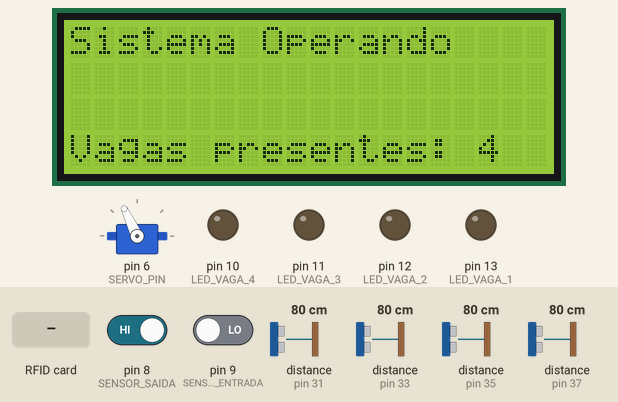
Simulated run of this sketch. Board: Arduino Mega 2560, built with avr-gcc and run on an emulated ATmega2560. Parts: 20×4 character LCD, servo, output pins drawn as LEDs (lit = HIGH). Wiring (inferred from the names in the program): 4 × ultrasonic range finder: trigger pin 30, echo pin 31 / trigger pin 32, echo pin 33 / trigger pin 34, echo pin 35 / trigger pin 36, echo pin 37. The inputs (shaded band) are chosen by the test bench; at power-on: pin 8 (SENSOR_SAIDA) HIGH, distance to the obstacle (sensors on pin 31, pin 33, pin 35, pin 37) 80 cm, pin 9 (SENSOR_ENTRADA) LOW. The echo pulse lasts 58.3 µs per cm; random numbers use the default seed unless the sketch sets one; pins used as bus, display or sensor lines are not drawn; what the sketch prints to the serial monitor is not drawn.

Above: at 5.8 s.
5.9 s: pin 8 (SENSOR_SAIDA) driven LOW
At 7.8 s:
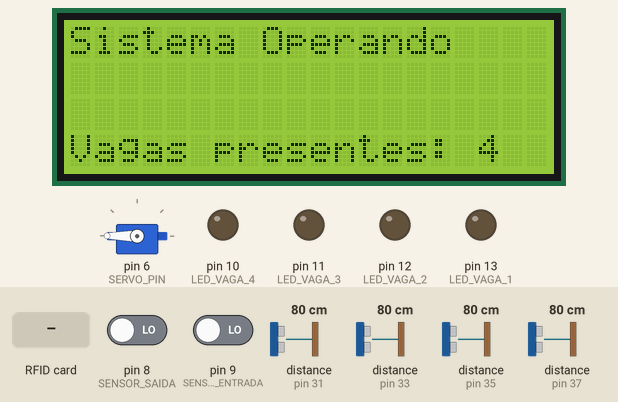
10.1 s: RFID card 5E 7A 19 C4 held to the reader
14.3 s: distance to the obstacle (sensor on pin 31) set to 299 cm
18.5 s: distance to the obstacle (sensor on pin 33) set to 2 cm
At 20.2 s:
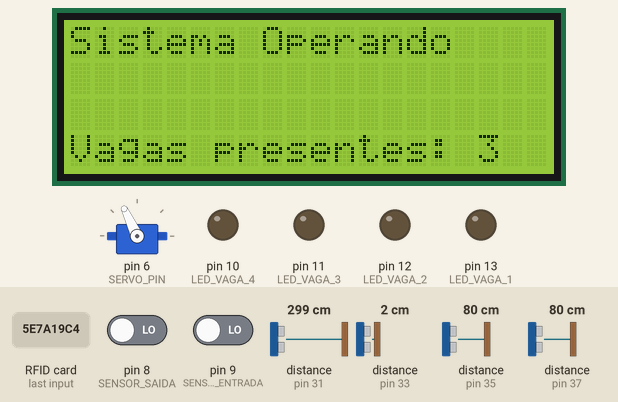
21.2 s: distance to the obstacle (sensor on pin 31) set to 2 cm
At 23.0 s:
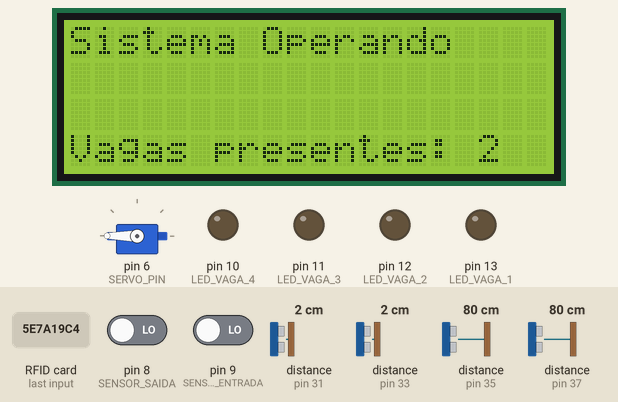
25.4 s: RFID card 5E 7A 19 C4 held to the reader
At 28.5 s:
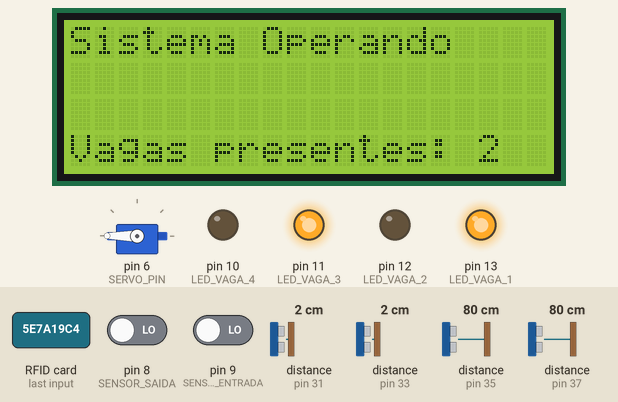
Timing chart, 0 to 30.0 s (numbered marks = the images above; inputs shaded):
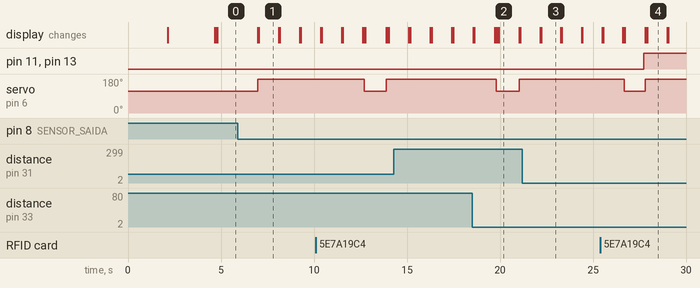

Measured:
- after the input at 5.9 s, servo on pin 6 (SERVO_PIN): 115° → 180° after 1.1 s; the display: first changes after 1.1 s (image 1 shows a later state)
- after the input at 25.4 s, pin 11 (LED_VAGA_3), pin 13 (LED_VAGA_1): LOW → HIGH after 2.3 s
- what the display in image 1 shows lasts 1.1 s, from 7.0 s to 8.1 s

The sketch:

car-parking.ino
```cpp
#include <SPI.h>
#include <MFRC522.h>
#include <Servo.h>
#include <Wire.h>
#include <LiquidCrystal_I2C.h>

// Define os pinos para cada sensor ultrassônico
#define TRIG_PIN_1 30
#define ECHO_PIN_1 31
#define TRIG_PIN_2 34
#define ECHO_PIN_2 35
#define TRIG_PIN_3 32
#define ECHO_PIN_3 33
#define TRIG_PIN_4 36
#define ECHO_PIN_4 37

// Define os pinos para os LEDs
#define LED_VAGA_1 13
#define LED_VAGA_2 12
#define LED_VAGA_3 11
#define LED_VAGA_4 10

// Define os pinos para os sensores E18-D80NK
#define SENSOR_ENTRADA 9  // Primeiro sensor
#define SENSOR_SAIDA 8    // Segundo sensor

// Define os pinos para o RFID-RC522
#define SS_PIN 53    // SDA
#define RST_PIN 5    // RST
MFRC522 rfid(SS_PIN, RST_PIN);

// Define o pino e cria objeto do Servo Motor
#define SERVO_PIN 6
Servo catracaServo;

// Ângulos do servo motor
#define ANGULO_FECHADO 115
#define ANGULO_ABERTO 240


// Inicialização do LCD
LiquidCrystal_I2C lcd(0x3F, 20, 4);

// Variáveis para controle das catracas
bool catracaEntradaAberta = false;
bool catracaSaidaAberta = false;
unsigned long tempoAberturaCatracaEntrada = 0;
unsigned long tempoAberturaCatracaSaida = 0;
const unsigned long TEMPO_CATRACA = 5000; // 5 segundos em millisegundos
bool carroNaEntradaLogado = false;  // Nova variável para controlar o log do carro na entrada

void setup() {
  Serial.begin(9600);
  while (!Serial);

  Serial.println("Iniciando setup...");


 // Inicialização do LCD
  lcd.init();
  lcd.backlight();
  lcd.clear();
  lcd.setCursor(0, 0);
  lcd.print("Sistema Iniciado!");
  delay(2000);  // Exibe a mensagem por 2 segundos
  lcd.clear();


  // Configura os pinos dos LEDs como saída
  pinMode(LED_VAGA_1, OUTPUT);
  pinMode(LED_VAGA_2, OUTPUT);
  pinMode(LED_VAGA_3, OUTPUT);
  pinMode(LED_VAGA_4, OUTPUT);

  // Configura os sensores E18-D80NK
  pinMode(SENSOR_ENTRADA, INPUT);
  pinMode(SENSOR_SAIDA, INPUT);

  // Configura o pino SS como saída e coloca em nível alto
  pinMode(SS_PIN, OUTPUT);
  digitalWrite(SS_PIN, HIGH);

  // Inicializa SPI e RFID
  SPI.begin();
  Serial.println("SPI iniciado");

  rfid.PCD_Init();
  delay(500);

  if (!rfid.PCD_PerformSelfTest()) {
    Serial.println("Teste inicial falhou, tentando reiniciar...");
    rfid.PCD_Reset();
    delay(500);
    rfid.PCD_Init();
  }

  byte v = rfid.PCD_ReadRegister(MFRC522::VersionReg);
  Serial.print("Versão do RFID: 0x");
  Serial.println(v, HEX);

  if (v == 0x00 || v == 0xFF) {
    Serial.println("ERRO: RFID não detectado!");
    Serial.println("Por favor, verifique as conexões");
    while (1);
  }

  // Configura os pinos dos sensores ultrassônicos
  pinMode(TRIG_PIN_1, OUTPUT);
  pinMode(ECHO_PIN_1, INPUT);
  pinMode(TRIG_PIN_2, OUTPUT);
  pinMode(ECHO_PIN_2, INPUT);
  pinMode(TRIG_PIN_3, OUTPUT);
  pinMode(ECHO_PIN_3, INPUT);
  pinMode(TRIG_PIN_4, OUTPUT);
  pinMode(ECHO_PIN_4, INPUT);

  // Inicializa o Servo Motor
  catracaServo.attach(SERVO_PIN);
  catracaServo.write(ANGULO_FECHADO); // Inicia com a catraca fechada

  Serial.println("Sistema de estacionamento iniciado!");
    delay(2000);
  lcd.clear();
  lcd.print("Insira seu cartao");
}

// Função para atualizar os LEDs baseado nas distâncias
void atualizarLEDs(int distance1, int distance2, int distance3, int distance4) {
  digitalWrite(LED_VAGA_1, distance1 < 15 ? HIGH : LOW);
  digitalWrite(LED_VAGA_2, distance2 < 15 ? HIGH : LOW);
  digitalWrite(LED_VAGA_3, distance3 < 15 ? HIGH : LOW);
  digitalWrite(LED_VAGA_4, distance4 < 15 ? HIGH : LOW);
}

// Função para contar o número de vagas disponíveis
int contarVagasDisponiveis() {
  int vagas = 0;
  vagas += readDistance(TRIG_PIN_1, ECHO_PIN_1) >= 15 ? 1 : 0;
  vagas += readDistance(TRIG_PIN_2, ECHO_PIN_2) >= 15 ? 1 : 0;
  vagas += readDistance(TRIG_PIN_3, ECHO_PIN_3) >= 15 ? 1 : 0;
  vagas += readDistance(TRIG_PIN_4, ECHO_PIN_4) >= 15 ? 1 : 0;
  return vagas;
}

void atualizarLCD(const char* mensagemLinha1, const char* mensagemLinha2, int vagasDisponiveis) {
  lcd.clear();
  lcd.setCursor(0, 0);
  lcd.print(mensagemLinha1);
  lcd.setCursor(0, 1);
  lcd.print(mensagemLinha2);
  lcd.setCursor(0, 3);
  lcd.print("Vagas presentes: ");
  lcd.print(vagasDisponiveis);
}

// Função para leitura da distância dos sensores ultrassônicos
int readDistance(int trigPin, int echoPin) {
  digitalWrite(trigPin, LOW);
  delayMicroseconds(2);
  digitalWrite(trigPin, HIGH);
  delayMicroseconds(10);
  digitalWrite(trigPin, LOW);

  long duration = pulseIn(echoPin, HIGH);
  int distance = duration * 0.034 / 2;
  return distance;
}

// Função para encontrar uma vaga disponível
int encontrarVagaDisponivel() {
  int distance1 = readDistance(TRIG_PIN_1, ECHO_PIN_1);
  int distance2 = readDistance(TRIG_PIN_2, ECHO_PIN_2);
  int distance3 = readDistance(TRIG_PIN_3, ECHO_PIN_3);
  int distance4 = readDistance(TRIG_PIN_4, ECHO_PIN_4);

  // Atualiza os LEDs
  atualizarLEDs(distance1, distance2, distance3, distance4);

  // Array com as vagas disponíveis
  int vagasDisponiveis[4] = {0, 0, 0, 0};
  int numVagasDisponiveis = 0;

  // Verifica quais vagas estão disponíveis
  if (distance1 >= 15) vagasDisponiveis[numVagasDisponiveis++] = 1;
  if (distance2 >= 15) vagasDisponiveis[numVagasDisponiveis++] = 2;
  if (distance3 >= 15) vagasDisponiveis[numVagasDisponiveis++] = 3;
  if (distance4 >= 15) vagasDisponiveis[numVagasDisponiveis++] = 4;

  // Se houver vagas disponíveis, escolhe uma aleatoriamente
  if (numVagasDisponiveis > 0) {
    int indiceAleatorio = random(numVagasDisponiveis);
    return vagasDisponiveis[indiceAleatorio];
  }

  return 0; // Retorna 0 se não houver vagas disponíveis
}

// Verifica se há vagas disponíveis no estacionamento
bool checkVagasDisponiveis() {
  int distance1 = readDistance(TRIG_PIN_1, ECHO_PIN_1);
  int distance2 = readDistance(TRIG_PIN_2, ECHO_PIN_2);
  int distance3 = readDistance(TRIG_PIN_3, ECHO_PIN_3);
  int distance4 = readDistance(TRIG_PIN_4, ECHO_PIN_4);

  // Atualiza os LEDs
  atualizarLEDs(distance1, distance2, distance3, distance4);

  Serial.println("\nDistâncias medidas:");
  Serial.print("Vaga 1: "); Serial.print(distance1); Serial.println("cm");
  Serial.print("Vaga 2: "); Serial.print(distance2); Serial.println("cm");
  Serial.print("Vaga 3: "); Serial.print(distance3); Serial.println("cm");
  Serial.print("Vaga 4: "); Serial.print(distance4); Serial.println("cm");

  return (distance1 >= 15 || distance2 >= 15 || distance3 >= 15 ||  distance4 >= 15);
}

// Imprime o status atual das vagas
void printVagasStatus() {
  int distance1 = readDistance(TRIG_PIN_1, ECHO_PIN_1);
  int distance2 = readDistance(TRIG_PIN_2, ECHO_PIN_2);
  int distance3 = readDistance(TRIG_PIN_3, ECHO_PIN_3);
  int distance4 = readDistance(TRIG_PIN_4, ECHO_PIN_4);

  // Atualiza os LEDs
  atualizarLEDs(distance1, distance2, distance3, distance4);

  Serial.println("\n=== Status das Vagas ===");
  Serial.println(distance1 < 15 ? "Vaga 1: Ocupada" : "Vaga 1: Livre");
  Serial.println(distance2 < 15 ? "Vaga 2: Ocupada" : "Vaga 2: Livre");
  Serial.println(distance3 < 15 ? "Vaga 3: Ocupada" : "Vaga 3: Livre");
  Serial.println(distance4 < 15 ? "Vaga 4: Ocupada" : "Vaga 4: Livre");
  Serial.println("=====================");
}

// Controle do servo motor
void controlarServo(bool abrir) {
  if (abrir) {
    catracaServo.write(ANGULO_ABERTO);
    Serial.println("[SERVO] Catraca aberta");
  } else {
    catracaServo.write(ANGULO_FECHADO);
    Serial.println("[SERVO] Catraca fechada");
  }
}

// Controle de entrada com RFID (com atualização do LCD)
void checkRFIDStatus() {
  if (catracaSaidaAberta) {
    atualizarLCD("Aguardando saida", "Entrada bloqueada", contarVagasDisponiveis());
    return;
  }

  bool carroPresente = (digitalRead(SENSOR_ENTRADA) == LOW);
  if (carroPresente && !carroNaEntradaLogado) {
    atualizarLCD("Aguardando Cartao", "", contarVagasDisponiveis());
    carroNaEntradaLogado = true;
  } else if (!carroPresente) {
    carroNaEntradaLogado = false;
  }

  if (rfid.PICC_IsNewCardPresent() && rfid.PICC_ReadCardSerial()) {
    if (carroPresente) {
      if (checkVagasDisponiveis()) {
        int vagaDisponivel = encontrarVagaDisponivel();
        atualizarLCD("Acesso AUTORIZADO", "Dirija-se a vaga", contarVagasDisponiveis());
        catracaEntradaAberta = true;
        tempoAberturaCatracaEntrada = millis();
        controlarServo(true);
      } else {
        atualizarLCD("Acesso NEGADO", "Vagas ocupadas", contarVagasDisponiveis());
      }
    } else {
      atualizarLCD("Erro: Cartao", "Sem veiculo na entrada", contarVagasDisponiveis());
    }
    rfid.PICC_HaltA();
    rfid.PCD_StopCrypto1();
  }
}

// Controle da catraca de entrada (com atualização do LCD)
void controleCatracaEntrada() {
  if (catracaEntradaAberta) {
    if (millis() - tempoAberturaCatracaEntrada >= TEMPO_CATRACA) {
      atualizarLCD("Tempo expirado", "Fechando catraca", contarVagasDisponiveis());
      catracaEntradaAberta = false;
      controlarServo(false);
    }
  }
}


// Controle da catraca de saída (com atualização do LCD)
void controleCatracaSaida() {
  if (digitalRead(SENSOR_SAIDA) == LOW && !catracaSaidaAberta) {
    atualizarLCD("Saida Liberada", "Aguarde...", contarVagasDisponiveis());
    catracaSaidaAberta = true;
    tempoAberturaCatracaSaida = millis();
    controlarServo(true);
  }

  if (catracaSaidaAberta) {
    if (millis() - tempoAberturaCatracaSaida >= TEMPO_CATRACA) {
      atualizarLCD("Saida concluida", "Fechando catraca", contarVagasDisponiveis());
      catracaSaidaAberta = false;
      controlarServo(false);
    }
  }
}

void loop() {
  checkRFIDStatus();
  controleCatracaEntrada();
  controleCatracaSaida();

  // Atualize o LCD periodicamente com o status das vagas e mensagem padrão
  int vagasDisponiveis = contarVagasDisponiveis();
  atualizarLCD("Sistema Operando", "", vagasDisponiveis);

  delay(1000); // Pequeno atraso para evitar muitas atualizações no LCD
}
```
